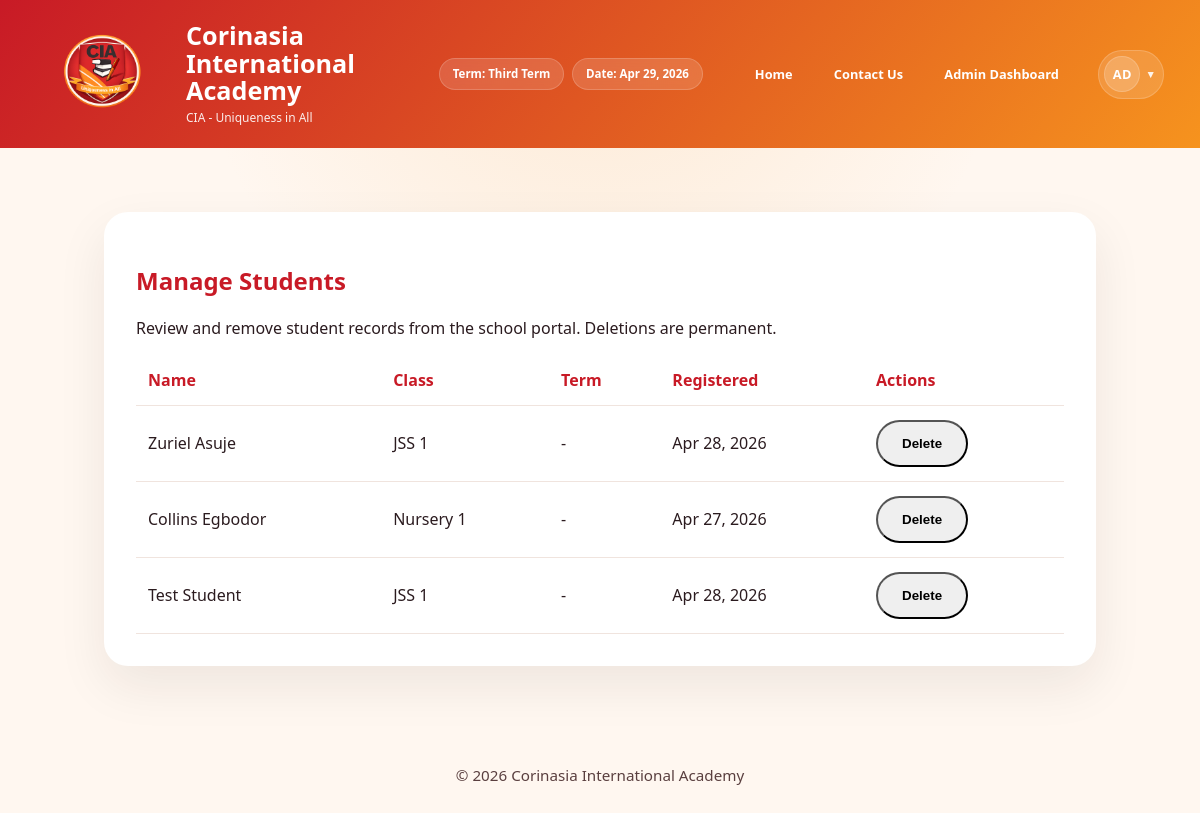
The app's page /teacher/manage-students/ (signed in), older data.
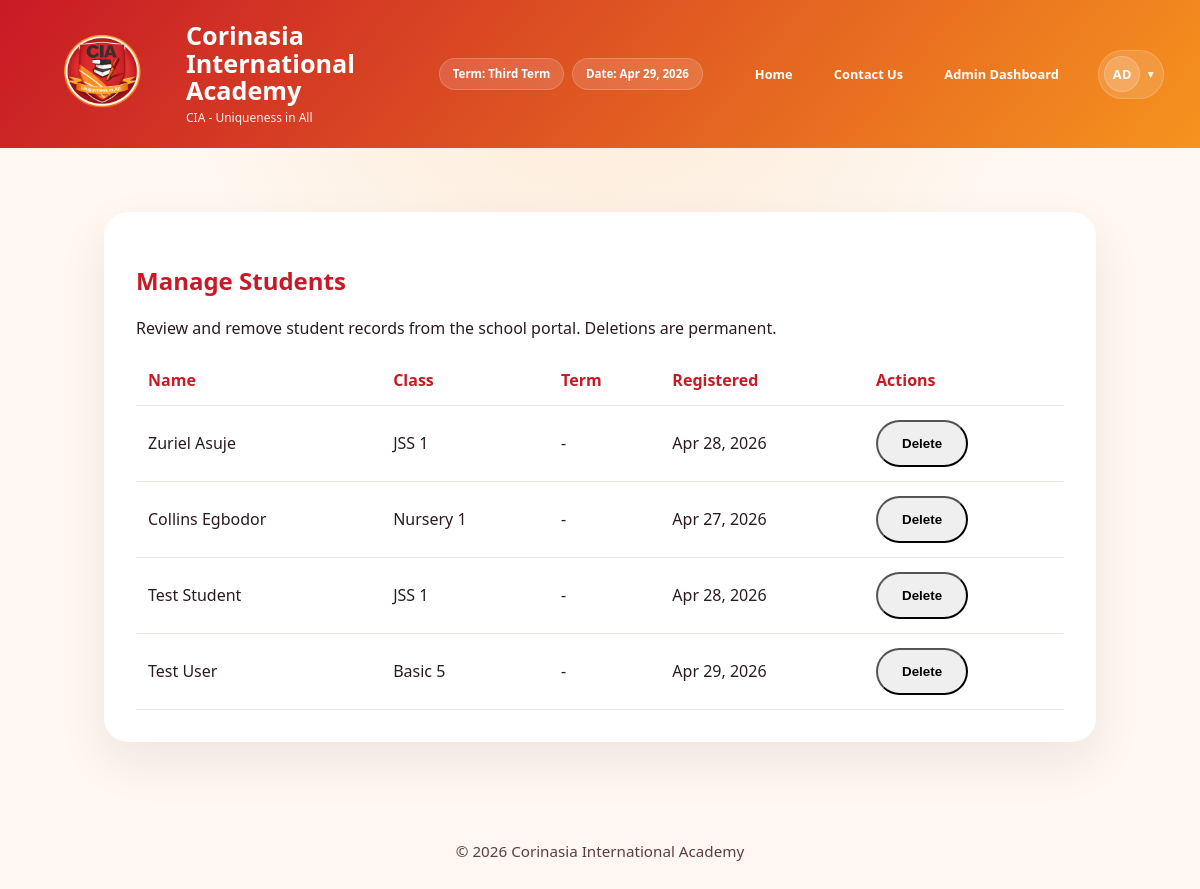
The same page, newer data.
### grades/models.py (models this page shows, shortened)
class Student(models.Model):
    student_id = models.CharField(max_length=20, unique=True, db_index=True, help_text="Unique student ID")
    first_name = models.CharField(max_length=100)
    last_name = models.CharField(max_length=100)
    class_name = models.CharField(max_length=50, blank=True, null=True, help_text="Student's class (e.g., JSS1A, SS2B)")
    nationality = models.CharField(max_length=50, default='Nigeria')
    state_of_origin = models.CharField(max_length=50, blank=True, null=True)
    club_and_society = models.CharField(max_length=100, blank=True, null=True)
    sport_house = models.CharField(max_length=50, blank=True, null=True)
    date_of_birth = models.DateField(blank=True, null=True)
    enrollment_date = models.DateField(default=datetime.today)
    subjects = models.ManyToManyField('Subject', blank=True, related_name='students', help_text='Subjects the student is enrolled in for the current term')
    class Meta:
        ordering = ['last_name', 'first_name']
        verbose_name = "Student"
        verbose_name_plural = "Students"
        indexes = [
            models.Index(fields=['last_name', 'first_name']),
            models.Index(fields=['class_name']),
        ]

### grades/views.py (the view)
# urls.py: path('teacher/manage-students/', views.manage_students, name='manage_students'),
@login_required
@class_teacher_or_admin_required
def manage_students(request):
    profile = getattr(request.user, 'profile', None)
    if profile and profile.role == 'class_teacher' and profile.assigned_class:
        students = Student.objects.filter(class_name=profile.assigned_class).order_by('last_name')
    else:
        students = Student.objects.all().order_by('last_name')
    return render(request, 'grades/manage_students.html', {
        'students': students,
    })

### grades/context_processors.py (called while the page is built)
def _build_initials(display_name, fallback_username):
    source = display_name or fallback_username or 'User'
    parts = [part for part in source.split() if part]
    if len(parts) >= 2:
        initials = parts[0][0] + parts[1][0]
    else:
        initials = source[:2]
    return initials.upper()

### grades/models.py (called while the page is built)
    @classmethod
    def get_current_term(cls):
        term_setting = cls.objects.order_by('-updated_at').first()
        return term_setting.current_term if term_setting else 'first_term'

### grades/templates/grades/manage_students.html (shortened to what this page needs)
{% extends 'grades/base.html' %}
{% block content %}
<div class="page-shell">
    <div class="dashboard-card">
        <h2>Manage Students</h2>
        <p>Review and remove student records from the school portal. Deletions are permanent.</p>
        {% if students %}
            <div class="grades-table">
                <table>
                    <thead>
                        <tr><th>Name</th><th>Class</th><th>Term</th><th>Registered</th><th>Actions</th></tr>
                    </thead>
                    <tbody>
                        {% for student in students %}
                            <tr>
                                <td>{{ student.first_name }} {{ student.last_name }}</td>
                                <td>{{ student.class_name|default:'N/A' }}</td>
                                <td>-</td>
                                <td>{{ student.enrollment_date|date:'M j, Y' }}</td>
                                <td>
                                    <form method="post" action="{% url 'delete_student' student.student_id %}" style="display:inline;">
                                        <button type="submit" class="button button-danger">Delete</button>
                                    </form>
                                </td>
                            </tr>
                        {% endfor %}
                    </tbody>
                </table>
            </div>
        {% else %}
            <p class="empty-state">No students are currently registered.</p>
        {% endif %}
    </div>
</div>
{% endblock %}

Row changes from the older to the newer data that the page shows:
added Student: first_name "Test", last_name "User", class_name "Basic 5", enrollment_date "Apr 29, 2026"
